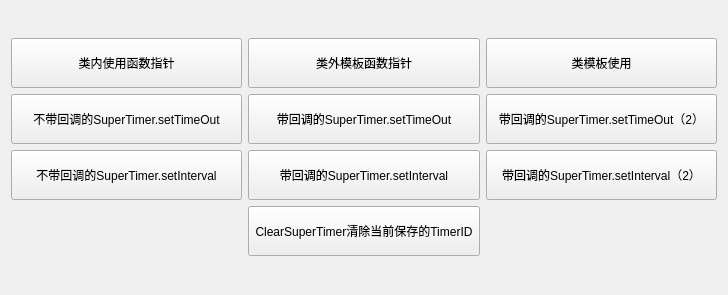
<?xml version="1.0" encoding="UTF-8"?>
<ui version="4.0">
 <class>MainWindow</class>
 <widget class="QMainWindow" name="MainWindow">
  <property name="geometry">
   <rect>
    <x>0</x>
    <y>0</y>
    <width>728</width>
    <height>295</height>
   </rect>
  </property>
  <property name="windowTitle">
   <string>MainWindow</string>
  </property>
  <widget class="QWidget" name="centralWidget">
   <layout class="QVBoxLayout" name="verticalLayout">
    <item>
     <layout class="QGridLayout" name="gridLayout">
      <item row="1" column="2">
       <widget class="QPushButton" name="pushButton_setTimeOutAndcb2">
        <property name="minimumSize">
         <size>
          <width>0</width>
          <height>50</height>
         </size>
        </property>
        <property name="text">
         <string>带回调的SuperTimer.setTimeOut（2）</string>
        </property>
       </widget>
      </item>
      <item row="0" column="0">
       <widget class="QPushButton" name="pushButton_nFun">
        <property name="minimumSize">
         <size>
          <width>0</width>
          <height>50</height>
         </size>
        </property>
        <property name="text">
         <string>类内使用函数指针</string>
        </property>
       </widget>
      </item>
      <item row="1" column="0">
       <widget class="QPushButton" name="pushButton_setTimeOutNocb">
        <property name="minimumSize">
         <size>
          <width>0</width>
          <height>50</height>
         </size>
        </property>
        <property name="text">
         <string>不带回调的SuperTimer.setTimeOut</string>
        </property>
       </widget>
      </item>
      <item row="0" column="2">
       <widget class="QPushButton" name="pushButton_Tclass">
        <property name="minimumSize">
         <size>
          <width>0</width>
          <height>50</height>
         </size>
        </property>
        <property name="text">
         <string>类模板使用</string>
        </property>
       </widget>
      </item>
      <item row="0" column="1">
       <widget class="QPushButton" name="pushButton_TnFun">
        <property name="minimumSize">
         <size>
          <width>0</width>
          <height>50</height>
         </size>
        </property>
        <property name="text">
         <string>类外模板函数指针</string>
        </property>
       </widget>
      </item>
      <item row="1" column="1">
       <widget class="QPushButton" name="pushButton_setTimeOutAndcb">
        <property name="minimumSize">
         <size>
          <width>0</width>
          <height>50</height>
         </size>
        </property>
        <property name="text">
         <string>带回调的SuperTimer.setTimeOut</string>
        </property>
       </widget>
      </item>
      <item row="2" column="0">
       <widget class="QPushButton" name="pushButton_setIntervalNocb">
        <property name="minimumSize">
         <size>
          <width>0</width>
          <height>50</height>
         </size>
        </property>
        <property name="text">
         <string>不带回调的SuperTimer.setInterval</string>
        </property>
       </widget>
      </item>
      <item row="2" column="1">
       <widget class="QPushButton" name="pushButton_setIntervalAndcb">
        <property name="minimumSize">
         <size>
          <width>0</width>
          <height>50</height>
         </size>
        </property>
        <property name="text">
         <string>带回调的SuperTimer.setInterval</string>
        </property>
       </widget>
      </item>
      <item row="2" column="2">
       <widget class="QPushButton" name="pushButton_setIntervalAndcb2">
        <property name="minimumSize">
         <size>
          <width>0</width>
          <height>50</height>
         </size>
        </property>
        <property name="text">
         <string>带回调的SuperTimer.setInterval（2）</string>
        </property>
       </widget>
      </item>
      <item row="3" column="1">
       <widget class="QPushButton" name="pushButton_ClearSuperTimer">
        <property name="minimumSize">
         <size>
          <width>0</width>
          <height>50</height>
         </size>
        </property>
        <property name="text">
         <string>ClearSuperTimer清除当前保存的TimerID</string>
        </property>
       </widget>
      </item>
     </layout>
    </item>
   </layout>
  </widget>
 </widget>
 <layoutdefault spacing="6" margin="11"/>
 <resources/>
 <connections/>
</ui>
